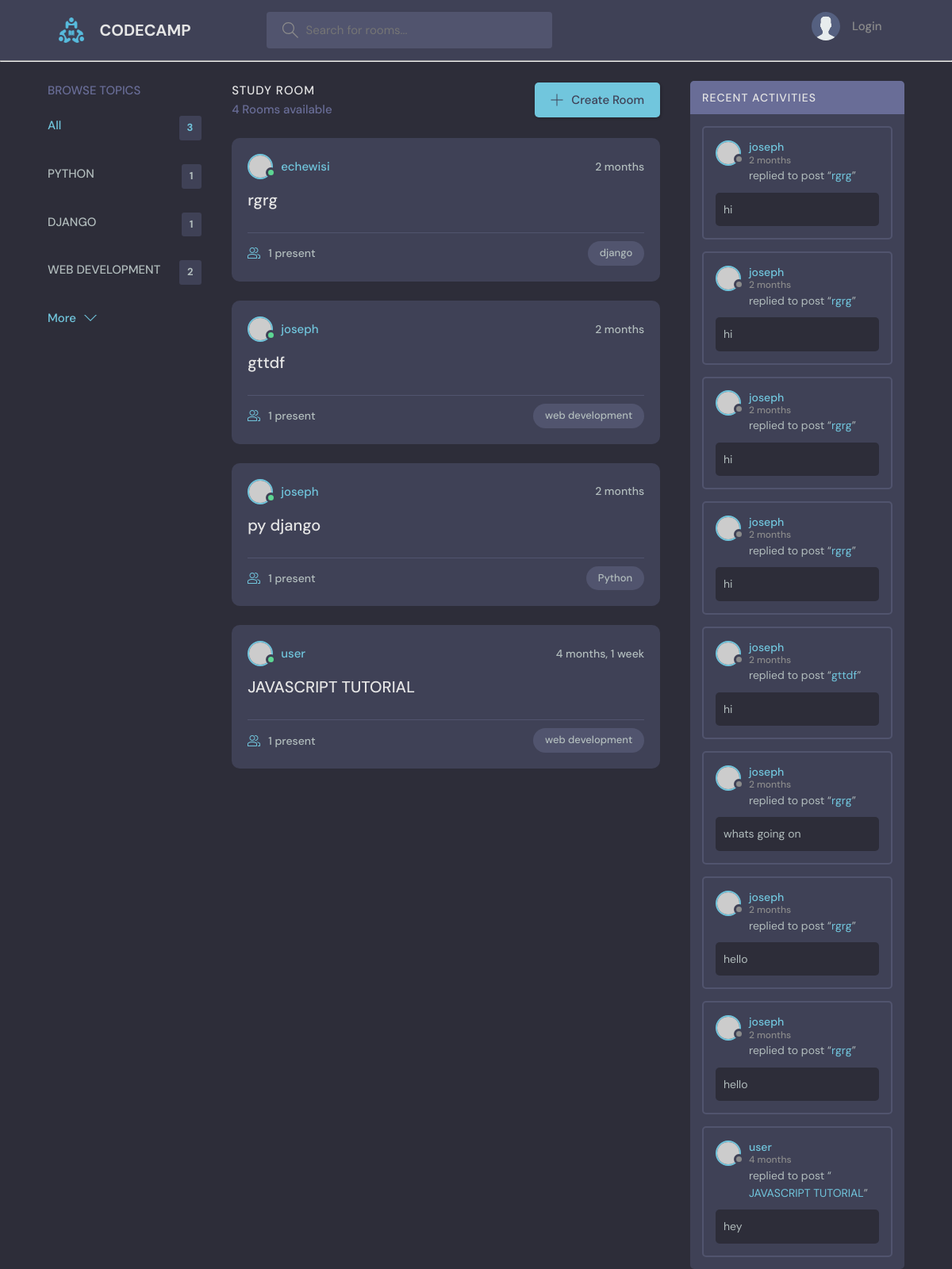
The page / on the database its author committed.
### base/models.py (models this page shows, shortened)
class Topic(models.Model):
    name=models.CharField(max_length=200)

class Room(models.Model):
    host=models.ForeignKey(User, on_delete= models.SET_NULL, null=True)
    topic= models.ForeignKey(Topic, on_delete= models.SET_NULL, null=True)
    name= models.CharField(max_length=200)
    description= models.TextField(null=True, blank= True)
    participants= models.ManyToManyField(User, related_name='participants', blank=True)
    updated= models.DateTimeField(auto_now= True)
    created= models.DateTimeField( auto_now_add= True)
    class Meta:
        ordering= ['-updated', '-created']

class Message(models.Model):
    user= models.ForeignKey(User, on_delete=models.CASCADE )
    room= models.ForeignKey(Room, on_delete=models.CASCADE )
    body= models.TextField()
    updated= models.DateTimeField(auto_now= True)
    created= models.DateTimeField( auto_now_add= True)
    class Meta:
        ordering= ['-updated', '-created']

### base/views.py (the view)
# urls.py: path('', views.home, name='home'),
def home(request):
    q = request.GET.get('q') if request.GET.get('q') != None else ''
    rooms = Room.objects.filter(
        Q(topic__name__icontains=q) |
        Q(name__icontains=q) |
        Q(description__icontains=q)
    )
    topics = Topic.objects.all()
    room_count = rooms.count()
    room_messages = Message.objects.filter(Q(room__topic__name__icontains=q))
    context = {
        "rooms": rooms,
        "topics": topics,
        'room_count': room_count,
        'room_messages': room_messages,
    }
    return render(request, 'base/home.html', context)

### base/templates/base/home.html (shortened to what this page needs)
{%extends 'main.html'%} {%block content%}
<main class="layout layout--3">
  <div class="container">
    {%include 'base/topic_component.html'%}
    <div class="roomList">
      <div class="roomList__header">
        <div>
          <h2>Study Room</h2>
          <p>{{room_count}} Rooms available</p>
        </div>
        <a class="btn btn--main" href="{%url 'create-room'%}">
          <svg
            version="1.1"
            xmlns="http://www.w3.org/2000/svg"
            width="32"
            height="32"
            viewBox="0 0 32 32"
          >
            <title>add</title>
            <path
              d="M16.943 0.943h-1.885v14.115h-14.115v1.885h14.115v14.115h1.885v-14.115h14.115v-1.885h-14.115v-14.115z"
            ></path>
          </svg>
          Create Room
        </a>
      </div>
      {%include 'base/feed_component.html'%}
    </div>
    {%include 'base/activity_component.html'%}
  </div>
</main>
{%endblock%}

### base/templates/base/topic_component.html
<div class="topics">
    <div class="topics__header">
        <h2>Browse Topics</h2>
    </div>
    <ul class="topics__list">
        <li>
            <a href="{% url 'home' %}" class="active">All <span>{{topics.count}}</span></a>
        </li>
        {%for topic in topics%}
        <li>
            <a href="{% url 'home' %}?q={{topic.name}}">{{topic.name|upper}} <span>{{topic.room_set.all.count}}</span></a>
        </li>
        {%endfor%}
    </ul>
    <a class="btn btn--link" href="topics.html">
        More
        <svg version="1.1" xmlns="http://www.w3.org/2000/svg" width="32" height="32" viewBox="0 0 32 32">
            <title>chevron-down</title>
            <path d="M16 21l-13-13h-3l16 16 16-16h-3l-13 13z"></path>
        </svg>
    </a>
</div>

### base/templates/base/feed_component.html (shortened to what this page needs)
{%for room in rooms %}
<div class="roomListRoom">
    <div class="roomListRoom__header">
        <a href="{% url 'profile' room.host.id %}" class="roomListRoom__author">
            <div class="avatar avatar--small active">
                <img src="https://randomuser.me/api/portraits/men/11.jpg" />
            </div>
            <span>{{room.host.username}}</span>
        </a>
        <div class="roomListRoom__actions">
            <span>{{room.created|timesince}}</span>
        </div>
    </div>
    <div class="roomListRoom__content">
        <a href="{% url 'room' room.id %}">{{room.name}}</a>
    </div>
    <div class="roomListRoom__meta">
        <a href="{% url 'room' room.id %}"  class="roomListRoom__joined">
            {{room.participants.all.count}} present
        </a>
        <p class="roomListRoom__topic">{{room.topic.name}}</p>
    </div>
</div>
{%endfor%}

### base/templates/base/activity_component.html (shortened to what this page needs)
<div class="activities">
    <div class="activities__header">
        <h2>Recent Activities</h2>
    </div>
{%for room_message in room_messages%}
    <div class="activities__box">
        <div class="activities__boxHeader roomListRoom__header">
            <a  href="{% url 'profile' room_message.user.id %}" class="roomListRoom__author">
                <div class="avatar avatar--small">
                    <img src="https://randomuser.me/api/portraits/women/11.jpg" />
                </div>
                <p>
                    {{room_message.user}}
                    <span>{{room_message.created|timesince}}</span>
                </p>
            </a>
        </div>
        <div class="activities__boxContent">
            <p>replied to post “<a href="{% url 'room' room_message.room.id %}"> {{room_message.room.name}}</a>”</p>
            <div class="activities__boxRoomContent">
                {{room_message.body}}
            </div>
        </div>
    </div>
{%endfor%}
</div>

### rows shown on the page
Topic: name "PYTHON", room_set.all.count "1"
Topic: name "DJANGO", room_set.all.count "1"
Topic: name "WEB DEVELOPMENT", room_set.all.count "2"
Room: host.username "echewisi", created "2 months", name "rgrg", participants.all.count "1", topic.name "django"
Room: host.username "joseph", created "2 months", name "gttdf", participants.all.count "1", topic.name "web development"
Room: host.username "joseph", created "2 months", name "py django", participants.all.count "1", topic.name "Python"
Room: host.username "user", created "4 months, 1 week", name "JAVASCRIPT TUTORIAL", participants.all.count "1", topic.name "web development"
Message: user "joseph", created "2 months", room.name "rgrg", body "hi"
Message: user "joseph", created "2 months", room.name "rgrg", body "hi"
Message: user "joseph", created "2 months", room.name "rgrg", body "hi"
Message: user "joseph", created "2 months", room.name "rgrg", body "hi"
Message: user "joseph", created "2 months", room.name "gttdf", body "hi"
Message: user "joseph", created "2 months", room.name "rgrg", body "whats going on"
Message: user "joseph", created "2 months", room.name "rgrg", body "hello"
Message: user "joseph", created "2 months", room.name "rgrg", body "hello"
Message: user "user", created "4 months", room.name "JAVASCRIPT TUTORIAL", body "hey"

### other values the page prints
{{ topics.count }} "3"
{{ room_count }} "4"
